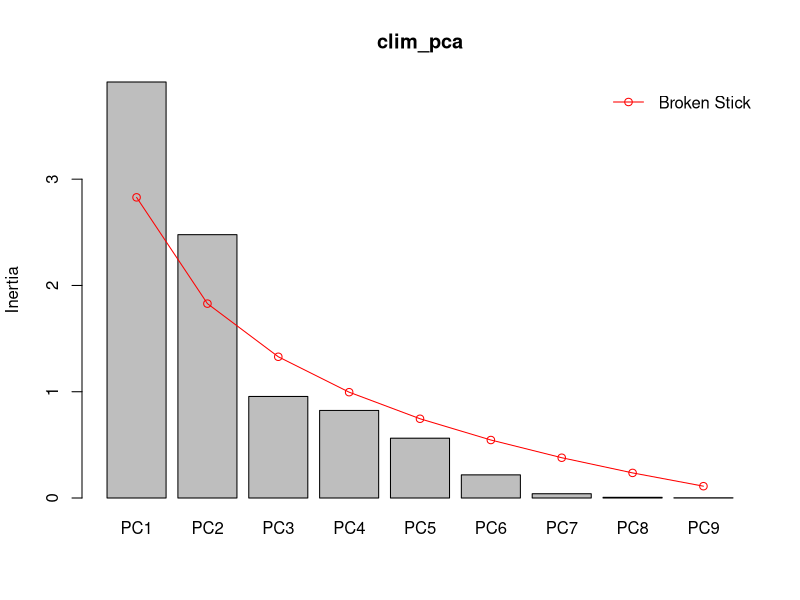
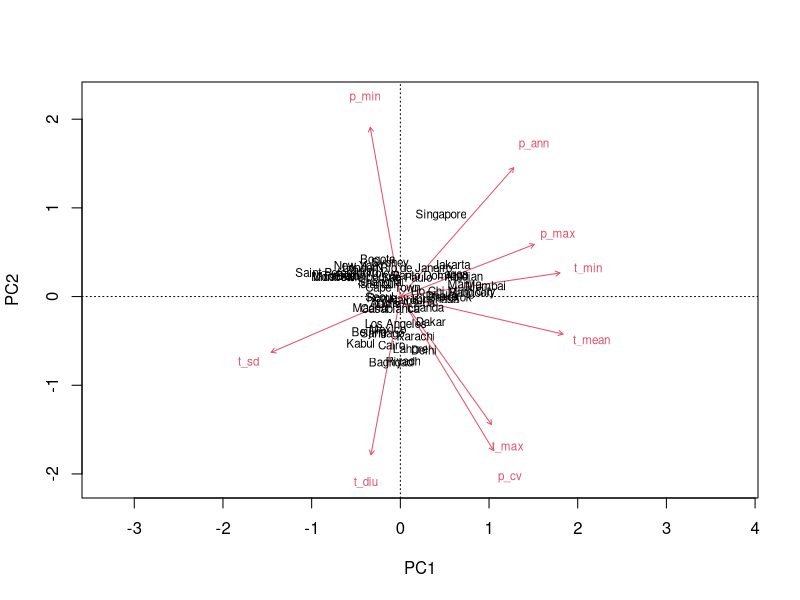
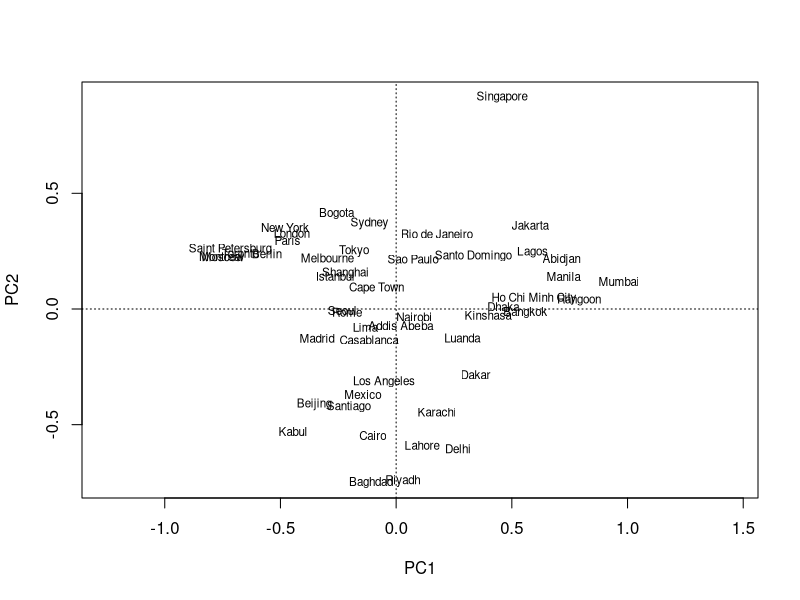
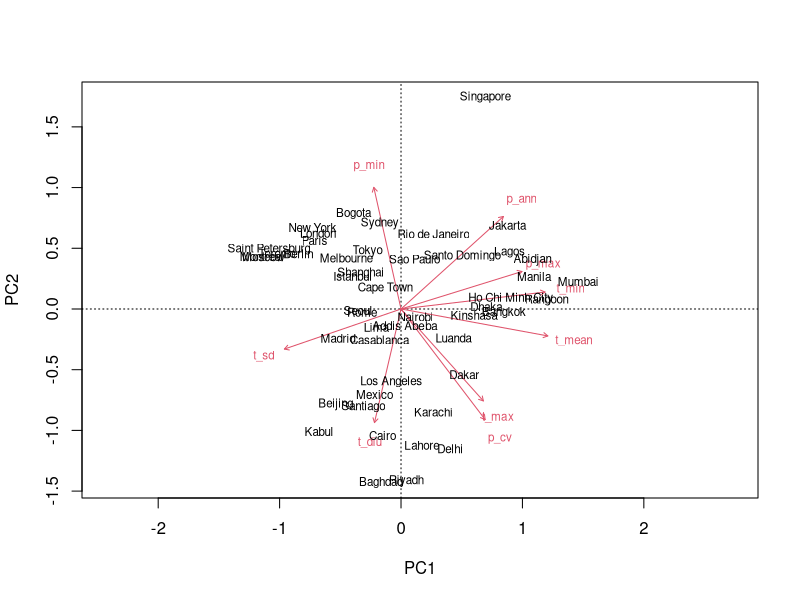
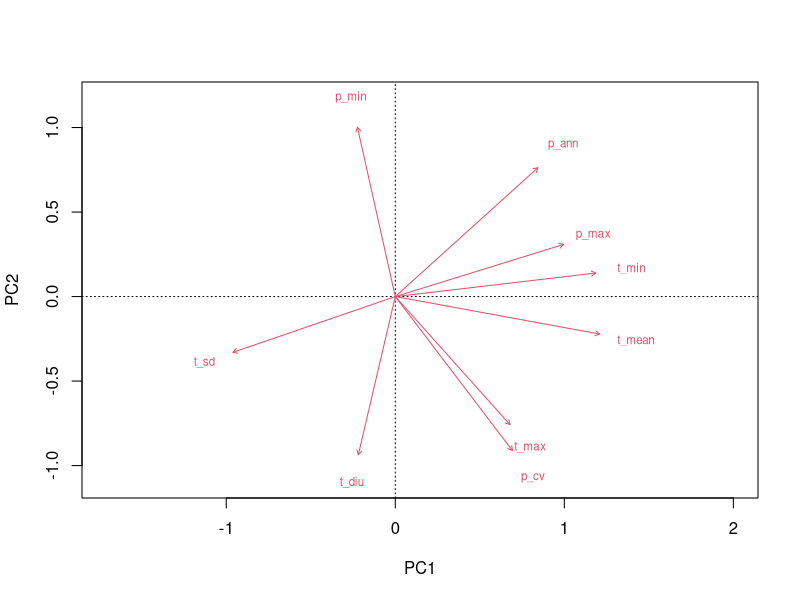
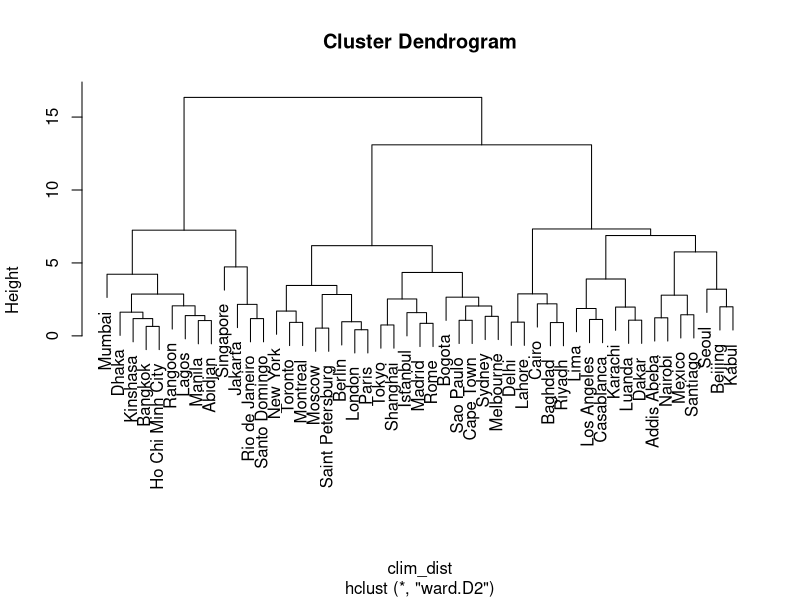
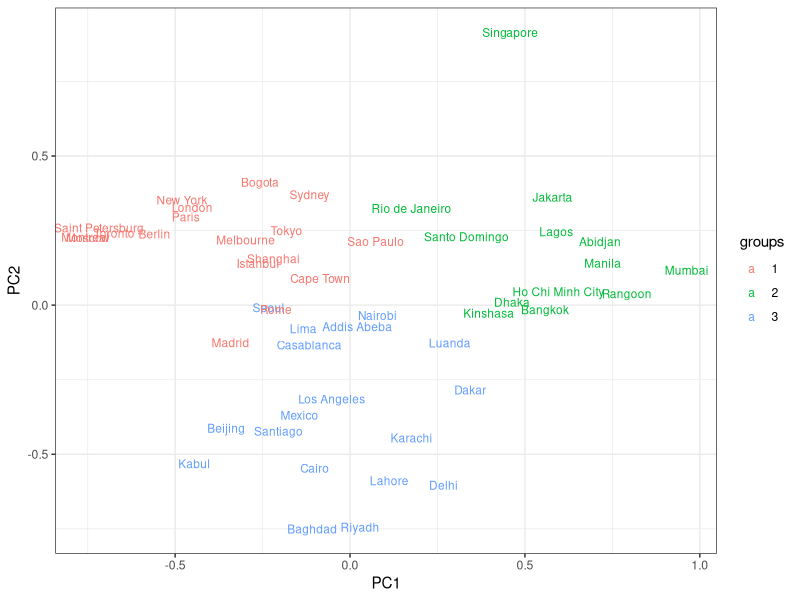

Generate these figures, in order, with R:
## ---- chunk 1
library(tidyverse)
library(vegan)
## ---- chunk 2
dt_clim <- read_csv("data/cities_climate.csv")
dt_clim
str(dt_clim)
## ---- chunk 3
dt_clim <- dt_clim %>% select(-long, -lat)
## ---- chunk 4
dt_clim <- column_to_rownames(dt_clim, var = "city") 

# as it has row names, it can no longer be a tibble 

# alternatively, if the data were loaded as a dataframe and not a tible
  # dt_clim <- read.csv("data/cities_climate.csv")
  # rownames(dt_clim) <- dt_clim$city
  # dt_clim <- dt_clim[, -1]
## ---- chunk 5
clim_pca <- pca(dt_clim, scale = TRUE)
## ---- chunk 6
summary(clim_pca)

# 71%
## ---- chunk 7
screeplot(clim_pca, bstick = TRUE)

# 2 first axes
## ---- chunk 8
biplot(clim_pca, scaling = 1) # scaling 1 focus on the observations

# to see better, show only the cities
biplot(clim_pca, scaling = 1, display = "sites")
## ---- chunk 9
biplot(clim_pca, scaling = 2) # scaling 2 focuses on the variables

# to see better, show only the variables
biplot(clim_pca, scaling = 2, display = "species")

# interpretation 
  # first axis: from warm (right) to cold (left)
  # 2nd axis: from warm with hight seasonality (bottom ) to cold, less seasonal
## ---- chunk 10
dt_clim_sd <- as.data.frame(scale(dt_clim))
clim_dist <- dist(dt_clim_sd)
## ---- chunk 11
clim_clust <- hclust(clim_dist, method = "ward.D2")
## ---- chunk 12
plot(clim_clust)
## ---- chunk 13
city_3gr <- cutree(clim_clust, k = 3)
## ---- chunk 14
dt_city_gr <- as.data.frame(scores(clim_pca, 
                                   scaling = "sites",
                                   display = "sites",
                                   choices = 1:2))
# check that plots are in the same order
all(rownames(city_3gr) == rownames(city_3gr))

# add groups to the PCs data
dt_city_gr$groups <- as.factor(city_3gr)

# plot
ggplot(dt_city_gr, aes(x = PC1, y = PC2, colour = groups)) + 
         geom_text(aes(label = rownames(dt_city_gr)), size = 3) +
  theme_bw()
